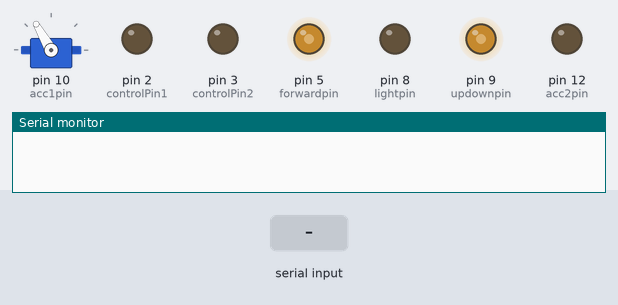
Recording of a sketch running on a simulated Arduino Uno, built with avr-gcc and run on an emulated ATmega328P. Parts: servo, output pins drawn as LEDs (lit = HIGH), the last lines printed to the serial monitor. The test bench sets the inputs (shaded band). Pins used as bus, display or sensor lines are not drawn.

Above: at 1.2 s.
1.3 s: "w" received over Serial
At 2.4 s:
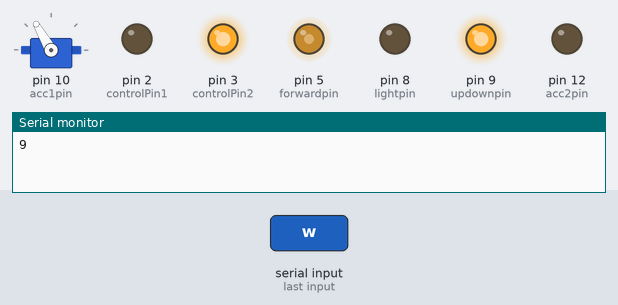
2.8 s: byte 43 ('+') received over Serial
At 3.6 s:
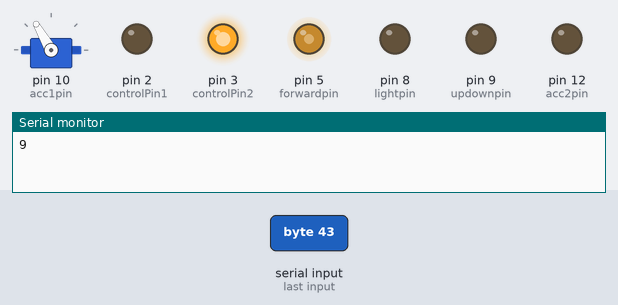
4.3 s: byte 118 ('v') received over Serial
At 4.7 s:
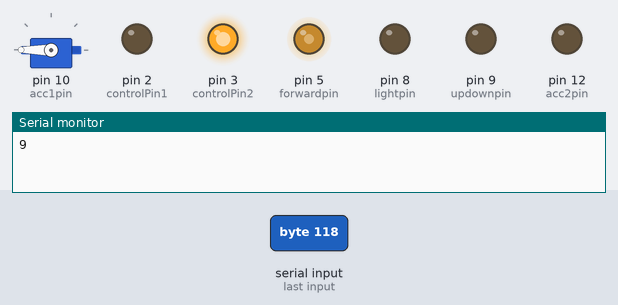
5.8 s: "s" received over Serial
At 7.0 s:
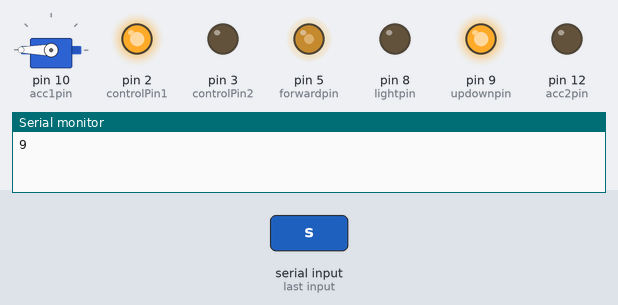
7.3 s: byte 45 ('-') received over Serial
At 8.2 s:
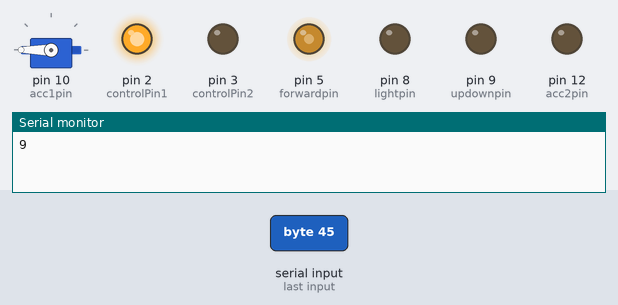
8.8 s: "2" received over Serial
At 9.3 s:
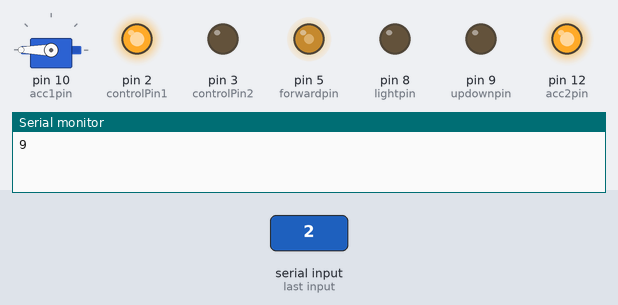
Timing chart, 0 to 11.3 s (numbered marks = the images above; inputs shaded):
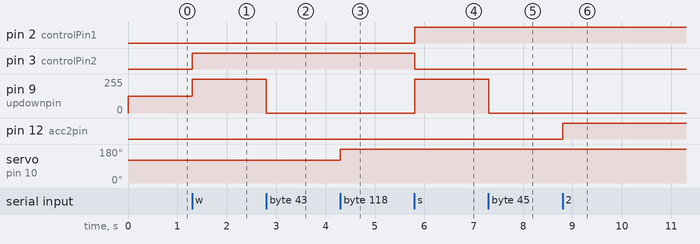

The sketch:

ROVarduino5_4.ino
```cpp
// This code is proprietary information of
// Obsidian ROV inc.
// Written by Coleman Christy
//Reviewed by Isaac Addis
//TODO: Clean up code
#include <Servo.h>
Servo claw;
//Define Variables
float bouy = 0;
bool sent = false;
char recived;
const byte controlPin1 = 2;
const byte controlPin2 = 3;
const byte updownpin = 9;//pwm
const byte leftrightpin = 6;//pwm
const byte forwardpin = 5;//pwm
const byte lightpin = 8;//digital
const byte acc1pin = 10;//pwm
const byte acc2pin = 12;//digital
/*
  @author: Coleman Christy
  @description: In the start of the code, initialize pins
*/
void setup() {
  claw.attach(acc1pin);
  Serial.begin(4800);
  pinMode(updownpin, OUTPUT);
  pinMode(leftrightpin, OUTPUT);
  pinMode(forwardpin, OUTPUT);
  pinMode(lightpin, OUTPUT);
  //pinMode(acc1pin, OUTPUT);
  pinMode(acc2pin, OUTPUT);
  pinMode(controlPin1, OUTPUT);
  pinMode(controlPin2, OUTPUT);
  analogWrite(forwardpin, 127);
  analogWrite(updownpin, 127);
  analogWrite(leftrightpin, 127);
  claw.write(120);
}
/*
  @author: Coleman Christy
  @description: Recieves serial communications from Processsing.
  Keyboard Switches
*/
void loop() {
  if (Serial.available()) {
    recived = Serial.read();
    switch (recived) {
      case 'a' :
        digitalWrite(leftrightpin, HIGH);
        break;
      case 'd' :
        digitalWrite(leftrightpin, LOW);
        break;
      case 'w' :
        digitalWrite(updownpin, HIGH);
        digitalWrite(controlPin1, LOW);
        digitalWrite(controlPin2, HIGH);
        break;
      case 's':
        digitalWrite(updownpin, HIGH);
        digitalWrite(controlPin1, HIGH);
        digitalWrite(controlPin2, LOW);
        break;
      case '1':
        claw.write(180);
        //digitalWrite(acc1pin, HIGH);
        break;
      case '2':
        digitalWrite(acc2pin, HIGH);
        break;
      case '3':
        digitalWrite(acc1pin, LOW);
        digitalWrite(acc2pin, LOW);
        break;
      case 'f':
        digitalWrite(forwardpin, HIGH);
        break;
      case 'b':
        digitalWrite(forwardpin, LOW);
        break;
      case 'o':
        digitalWrite(lightpin, HIGH);
        break;
      case 'p':
        digitalWrite(lightpin, LOW);
        break;
      case '+':
        bouy += 0.1;
        if (abs(bouy) > 1) {
          analogWrite(updownpin, abs(int(bouy * 0.8 * bouy)) + 50);
        }
        else {
          digitalWrite(updownpin, LOW);
        }
        break;
      case '-':
        bouy -= 0.1;
        if (abs(bouy) > 1) {
          analogWrite(updownpin, abs(int(bouy * 0.8 * bouy)) + 50);
        }
        else {
          digitalWrite(updownpin, LOW);
        }
        break;
      case 'v':
        claw.write(180);
        analogWrite(forwardpin, 127);
        analogWrite(leftrightpin, 127);

        if (bouy >= 0) {
          digitalWrite(controlPin1, LOW);
          digitalWrite(controlPin2, HIGH);
        }
        else {
          digitalWrite(controlPin1, HIGH);
          digitalWrite(controlPin2, LOW);
        }
        if (abs(bouy) > 1) {
          analogWrite(updownpin, abs(int(bouy * 0.8 * bouy)) + 50);
        }
        else {
          digitalWrite(updownpin, LOW);
        } break;
    }
    if (sent == false && analogRead(0) > 20) {
      Serial.println(9);
      sent = true;
    }
  }
}
```

Measured:
- after the input at 1.3 s, pin 3 (controlPin2): LOW → HIGH at once; pin 9 (updownpin): 127/255 → 255/255 at once
- after the input at 2.8 s, pin 9 (updownpin): 255/255 → 0/255 at once
- after the input at 4.3 s, servo on pin 10 (acc1pin): 120° → 180° at once
- after the input at 5.8 s, pin 2 (controlPin1): LOW → HIGH at once; pin 3 (controlPin2): HIGH → LOW at once; pin 9 (updownpin): 0/255 → 255/255 at once
- after the input at 7.3 s, pin 9 (updownpin): 255/255 → 0/255 at once
- after the input at 8.8 s, pin 12 (acc2pin): LOW → HIGH at once
